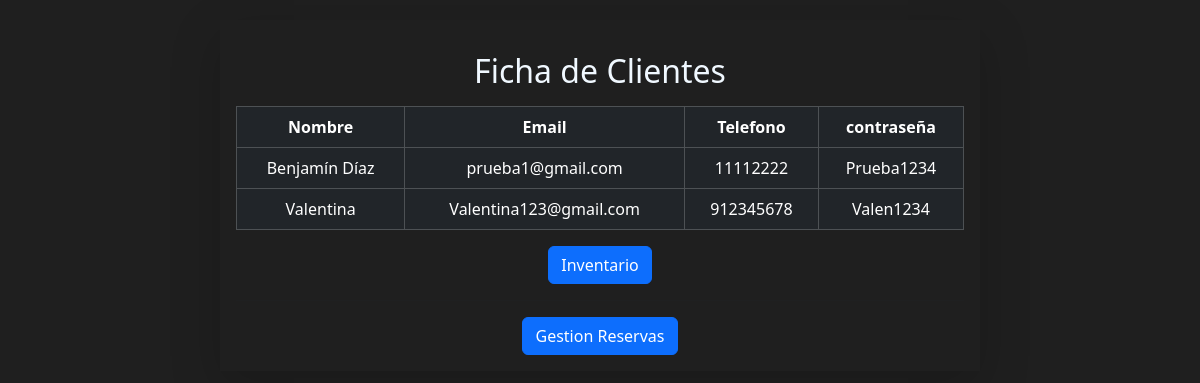
Screenshot of /clientes with the database file from the repository.
### tallerApp/models.py (models this page shows, shortened)
class Cliente(models.Model):
    nombre = models.CharField(max_length=100, blank=False, null=False)
    email = models.EmailField(unique=True, blank=False, null=False)
    telefono = models.CharField(max_length=15, blank=False, null=False)
    contrasena = models.CharField(max_length=128, blank=False, null=False)

### tallerApp/views.py (the view)
# urls.py: path('clientes', views.clientes, name='clientes'),
def clientes(request):
    clientes = Cliente.objects.all()
    context= {
        "clientes":clientes,
    }
    return render(request, "pages/clientes.html", context)

### tallerApp/templates/pages/clientes.html (shortened to what this page needs)
<!DOCTYPE html>
<html lang="en">
<head>
    {% load static %}
    <link rel="stylesheet" href="{% static 'css/page.css' %}">
    <link rel="stylesheet" href="{% static 'css/bootstrap.min.css' %}">
</head>
<body>
    <main>
        <div class="container">
            <div class="row">
                <div class="col-md-8 shadow-lg mx-auto text-center p-3">
                    <h2 class="my-3" style="color: aliceblue;">Ficha de Clientes</h2>
                    <table class="table table-dark table-hover table-bordered">
                        <thead>
                            <th>Nombre</th>
                            <th>Email</th>
                            <th>Telefono</th>
                            <th>contraseña</th>
                        </thead>
                        <tbody>
                            {% if clientes %}
                            {% for tmp in clientes %}
                            <tr>
                                <td>{{tmp.nombre}}</td>
                                <td>{{tmp.email}}</td>
                                <td>{{tmp.telefono}}</td>
                                <td>{{tmp.contrasena}}</td>
                            </tr>
                            {% endfor %}
                            {% endif %}
                        </tbody>
                    </table>
                    <div>
                        <a href="{% url 'inventario' %}"><button class="btn btn-primary">Inventario</button></a>
                    </div>
                    <hr>
                    <div>
                        <a href="{% url 'reservas_emp' %}"><button class="btn btn-primary">Gestion Reservas</button></a>
                    </div>
                </div>
            </div>
        </div>
    </main>
</body>
</html>

### tallerApp/static/css/page.css (style rules this page uses)
html, body { height: 100%; display: flex; flex-direction: column; }
main { overflow-y: auto; padding: 20px; flex-grow: 1; justify-content: center; flex-direction: column; background-color: rgb(31, 31, 31); }

### rows the page displays
Cliente: nombre "Benjamín Díaz", email "prueba1@gmail.com", telefono "11112222", contrasena "Prueba1234"
Cliente: nombre "Valentina", email "Valentina123@gmail.com", telefono "912345678", contrasena "Valen1234"
